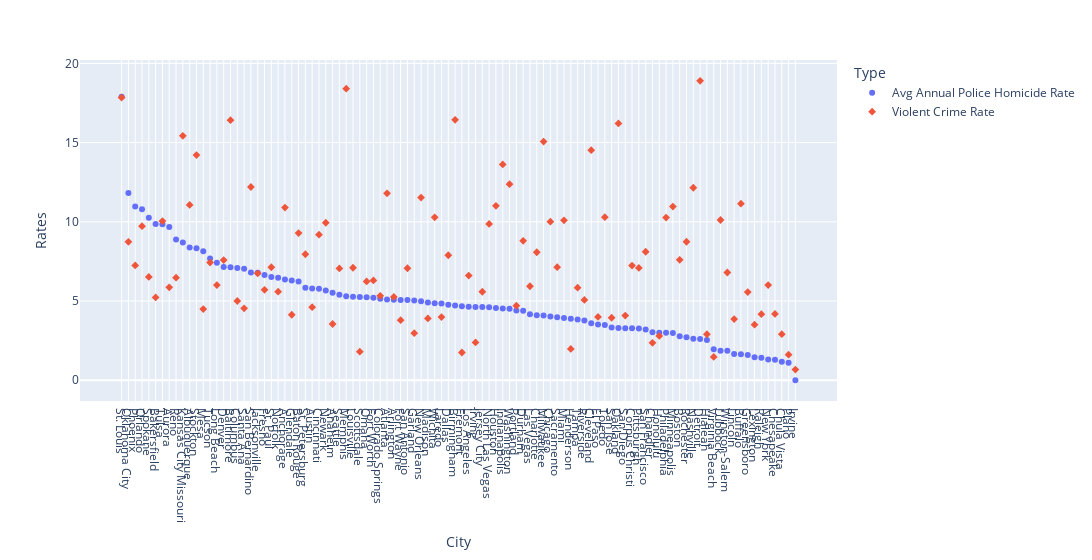

This figure's notebook cell:
### Code cell
df=pd.read_csv('police_crime.csv')
df=df.truncate(after=199)
fig = px.scatter(df, x="City", y="Rates", symbol="Type", color="Type", hover_data=['Rates'],width=1700)
# fig.update_xaxes(type='category')
fig.update_xaxes(showticklabels = True, tickmode='linear',type = 'category') 
fig.show()
##violent crime rate=avg # violent crime/population*10^3
##annual police homicide rate=#people killed by police/population/(#years=7) * 10^6

### Figure 1 — Plotly figure (JSON) as saved in the notebook; plotly's stock layout.template omitted (floating-point values rounded to 4 significant figures)
{"data": [{"customdata": [[17.9], [11.82], [10.97], [10.79], [10.26], [9.867], [9.842], [9.668], [8.88], [8.7], [8.375], [8.325], [8.135], [7.691], [7.417], [7.141], [7.132], [7.079], [7.043], [6.805], [6.78], [6.642], [6.515], [6.472], [6.364], [6.301], [6.225], [5.836], [5.784], [5.773], [5.67], [5.523], [5.398], [5.3], [5.261], [5.257], [5.24], [5.204], [5.146], [5.102], [5.082], [5.068], [5.058], [5.037], [4.986], [4.901], [4.857], [4.841], [4.771], [4.712], [4.671], [4.633], [4.623], [4.616], [4.609], [4.559], [4.527], [4.511], [4.405], [4.38], [4.156], [4.102], [4.083], [4.028], [3.981], [3.934], [3.88], [3.83], [3.761], [3.6], [3.521], [3.482], [3.322], [3.291], [3.278], [3.276], [3.271], [3.193], [3.025], [2.997], [2.996], [2.987], [2.776], [2.714], [2.614], [2.602], [2.543], [1.957], [1.867], [1.866], [1.659], [1.64], [1.589], [1.449], [1.415], [1.311], [1.286], [1.171], [1.1], [0]], "hovertemplate": "Type=Avg Annual Police Homicide Rate<br>City=%{x}<br>Rates=%{customdata[0]}<extra></extra>", "legendgroup": "Avg Annual Police Homicide Rate", "marker": {"color": "#636efa", "symbol": "circle"}, "mode": "markers", "name": "Avg Annual Police Homicide Rate", "orientation": "v", "showlegend": true, "type": "scatter", "x": ["St. Louis", "Oklahoma City", "Phoenix", "Orlando", "Spokane", "Bakersfield", "Tulsa", "Aurora", "Reno", "Kansas City Missouri", "Albuquerque", "Stockton", "Mesa", "Tucson", "Long Beach", "Denver", "Baltimore", "Columbus", "Santa Ana", "San Bernardino", "Jacksonville", "Fresno", "St. Paul", "Norfolk", "Anchorage", "Glendale", "Baton Rouge", "St. Petersburg", "Austin", "Cincinnati", "Newark", "Anaheim", "Seattle", "Memphis", "Louisville", "Scottsdale", "Omaha", "Fort Worth", "Colorado Springs", "Atlanta", "Arlington", "Fort Wayne", "San Antonio", "Garland", "New Orleans", "Madison", "Wichita", "Laredo", "Dallas", "Birmingham", "Fremont", "Los Angeles", "Irving", "Jersey City", "North Las Vegas", "Houston", "Indianapolis", "Washington", "Portland", "Durham", "Las Vegas", "Charlotte", "Milwaukee", "Chicago", "Sacramento", "Miami", "Henderson", "Tampa", "Riverside", "Cleveland", "El Paso", "Toledo", "San Jose", "Oakland", "San Diego", "Corpus Christi", "Pittsburgh", "San Francisco", "Chandler", "Honolulu", "Philadelphia", "Minneapolis", "Boston", "Rochester", "Nashville", "Detroit", "Hialeah", "Virginia Beach", "Lubbock", "Winston-Salem", "Lincoln", "Buffalo", "Greensboro", "Lexington", "Raleigh", "New York", "Chesapeake", "Chula Vista", "Plano", "Irvine"], "xaxis": "x", "y": [17.9, 11.82, 10.97, 10.79, 10.26, 9.867, 9.842, 9.668, 8.88, 8.7, 8.375, 8.325, 8.135, 7.691, 7.417, 7.141, 7.132, 7.079, 7.043, 6.805, 6.78, 6.642, 6.515, 6.472, 6.364, 6.301, 6.225, 5.836, 5.784, 5.773, 5.67, 5.523, 5.398, 5.3, 5.261, 5.257, 5.24, 5.204, 5.146, 5.102, 5.082, 5.068, 5.058, 5.037, 4.986, 4.901, 4.857, 4.841, 4.771, 4.712, 4.671, 4.633, 4.623, 4.616, 4.609, 4.559, 4.527, 4.511, 4.405, 4.38, 4.156, 4.102, 4.083, 4.028, 3.981, 3.934, 3.88, 3.83, 3.761, 3.6, 3.521, 3.482, 3.322, 3.291, 3.278, 3.276, 3.271, 3.193, 3.025, 2.997, 2.996, 2.987, 2.776, 2.714, 2.614, 2.602, 2.543, 1.957, 1.867, 1.866, 1.659, 1.64, 1.589, 1.449, 1.415, 1.311, 1.286, 1.171, 1.1, 0], "yaxis": "y"}, {"customdata": [[11.07], [3.547], [10.89], [5.259], [11.8], [5.864], [4.609], [5.222], [16.41], [9.291], [16.44], [7.596], [11.14], [2.359], [8.076], [4.184], [10.01], [2.905], [9.188], [14.52], [5.328], [5.0], [7.238], [7.888], [12.38], [7.582], [18.9], [8.801], [3.993], [3.787], [6.301], [1.749], [5.707], [2.969], [4.133], [5.565], [1.972], [2.9], [2.796], [11.0], [13.62], [0.6733], [2.382], [6.744], [5.582], [15.43], [3.984], [5.932], [3.506], [3.858], [6.002], [6.605], [7.098], [10.11], [3.897], [18.41], [4.492], [12.15], [10.1], [15.06], [10.96], [11.53], [6.008], [9.939], [5.588], [9.864], [16.21], [8.736], [6.237], [9.724], [10.27], [7.243], [7.091], [1.614], [4.7], [4.167], [6.473], [5.065], [8.741], [7.136], [7.067], [12.2], [4.081], [8.107], [3.942], [4.535], [1.801], [7.054], [6.518], [17.85], [7.13], [7.95], [14.21], [5.84], [10.29], [7.426], [10.05], [1.472], [10.28], [6.798]], "hovertemplate": "Type=Violent Crime Rate<br>City=%{x}<br>Rates=%{customdata[0]}<extra></extra>", "legendgroup": "Violent Crime Rate", "marker": {"color": "#EF553B", "symbol": "diamond"}, "mode": "markers", "name": "Violent Crime Rate", "orientation": "v", "showlegend": true, "type": "scatter", "x": ["Albuquerque", "Anaheim", "Anchorage", "Arlington", "Atlanta", "Aurora", "Austin", "Bakersfield", "Baltimore", "Baton Rouge", "Birmingham", "Boston", "Buffalo", "Chandler", "Charlotte", "Chesapeake", "Chicago", "Chula Vista", "Cincinnati", "Cleveland", "Colorado Springs", "Columbus", "Corpus Christi", "Dallas", "Washington", "Denver", "Detroit", "Durham", "El Paso", "Fort Wayne", "Fort Worth", "Fremont", "Fresno", "Garland", "Glendale", "Greensboro", "Henderson", "Hialeah", "Honolulu", "Houston", "Indianapolis", "Irvine", "Irving", "Jacksonville", "Jersey City", "Kansas City Missouri", "Laredo", "Las Vegas", "Lexington", "Lincoln", "Long Beach", "Los Angeles", "Louisville", "Lubbock", "Madison", "Memphis", "Mesa", "Nashville", "Miami", "Milwaukee", "Minneapolis", "New Orleans", "New York", "Newark", "Norfolk", "North Las Vegas", "Oakland", "Oklahoma City", "Omaha", "Orlando", "Philadelphia", "Phoenix", "Pittsburgh", "Plano", "Portland", "Raleigh", "Reno", "Riverside", "Rochester", "Sacramento", "San Antonio", "San Bernardino", "San Diego", "San Francisco", "San Jose", "Santa Ana", "Scottsdale", "Seattle", "Spokane", "St. Louis", "St. Paul", "St. Petersburg", "Stockton", "Tampa", "Toledo", "Tucson", "Tulsa", "Virginia Beach", "Wichita", "Winston-Salem"], "xaxis": "x", "y": [11.07, 3.547, 10.89, 5.259, 11.8, 5.864, 4.609, 5.222, 16.41, 9.291, 16.44, 7.596, 11.14, 2.359, 8.076, 4.184, 10.01, 2.905, 9.188, 14.52, 5.328, 5.0, 7.238, 7.888, 12.38, 7.582, 18.9, 8.801, 3.993, 3.787, 6.301, 1.749, 5.707, 2.969, 4.133, 5.565, 1.972, 2.9, 2.796, 11.0, 13.62, 0.6733, 2.382, 6.744, 5.582, 15.43, 3.984, 5.932, 3.506, 3.858, 6.002, 6.605, 7.098, 10.11, 3.897, 18.41, 4.492, 12.15, 10.1, 15.06, 10.96, 11.53, 6.008, 9.939, 5.588, 9.864, 16.21, 8.736, 6.237, 9.724, 10.27, 7.243, 7.091, 1.614, 4.7, 4.167, 6.473, 5.065, 8.741, 7.136, 7.067, 12.2, 4.081, 8.107, 3.942, 4.535, 1.801, 7.054, 6.518, 17.85, 7.13, 7.95, 14.21, 5.84, 10.29, 7.426, 10.05, 1.472, 10.28, 6.798], "yaxis": "y"}], "layout": {"legend": {"title": {"text": "Type"}, "tracegroupgap": 0}, "margin": {"t": 60}, "width": 1700, "xaxis": {"anchor": "y", "domain": [0, 1], "showticklabels": true, "tickmode": "linear", "title": {"text": "City"}, "type": "category"}, "yaxis": {"anchor": "x", "domain": [0, 1], "title": {"text": "Rates"}}}}
